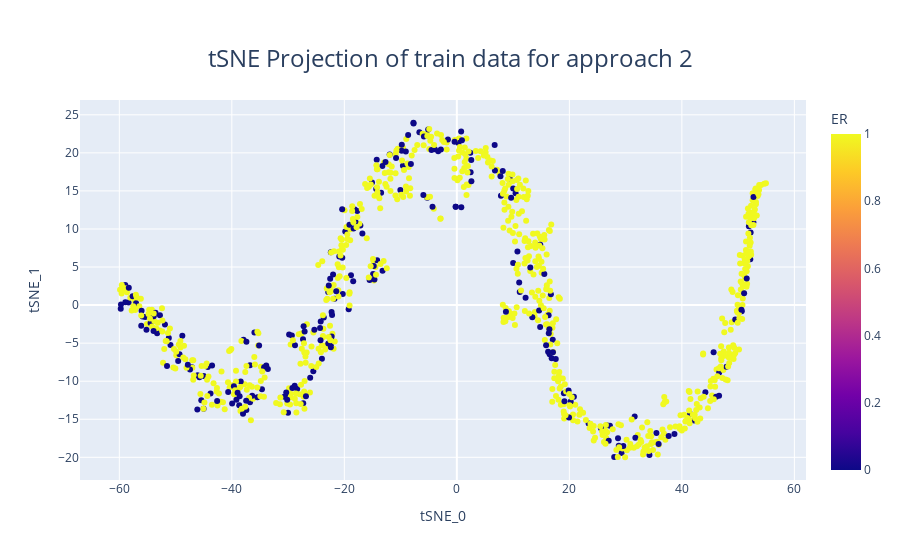

The code cell stored with this chart in its notebook:
### Markdown cell above
**Summary:**

The binary output (ER status) **is not separable** based on the UMAP projection. This suggests that the selected features and the UMAP transformation may not be sufficient for effective classification in this lower-dimensional space.

### Code cell
### 1. Plot tsne components for train dataset
df_tsne_approach_2 = feature_engineering.run_tsne(
    data_processed_approach_2,
    id_column="Patient ID",
    target_column="ER",
    n_components=2,
)
df_plot = df_tsne_approach_2.drop("Patient ID")
visualisation.plot_scatter_graph(
    df_plot,
    x="tSNE_0",
    y="tSNE_1",
    color="ER",
    title="tSNE Projection of train data for approach 2",
)

### Figure 1 — Plotly figure (JSON) as saved in the notebook; plotly's stock layout.template omitted (floating-point values rounded to 4 significant figures; data arrays with more than 128 entries replaced by an {"elided": "..."} marker saying what was removed)
{"data": [{"hovertemplate": "tSNE_0=%{x}<br>tSNE_1=%{y}<br>ER=%{marker.color}<extra></extra>", "legendgroup": "", "marker": {"color": {"elided": "917 int values"}, "coloraxis": "coloraxis", "symbol": "circle"}, "mode": "markers", "name": "", "orientation": "v", "showlegend": false, "type": "scatter", "x": {"elided": "917 float values"}, "xaxis": "x", "y": {"elided": "917 float values"}, "yaxis": "y"}], "layout": {"coloraxis": {"colorbar": {"title": {"text": "ER"}}, "colorscale": [[0, "#0d0887"], [0.1111, "#46039f"], [0.2222, "#7201a8"], [0.3333, "#9c179e"], [0.4444, "#bd3786"], [0.5556, "#d8576b"], [0.6667, "#ed7953"], [0.7778, "#fb9f3a"], [0.8889, "#fdca26"], [1, "#f0f921"]]}, "legend": {"tracegroupgap": 0}, "title": {"font": {"size": 24}, "text": "tSNE Projection of train data for approach 2", "x": 0.5, "xanchor": "center", "yanchor": "top"}, "xaxis": {"anchor": "y", "domain": [0, 1], "title": {"text": "tSNE_0"}}, "yaxis": {"anchor": "x", "domain": [0, 1], "title": {"text": "tSNE_1"}}}}
